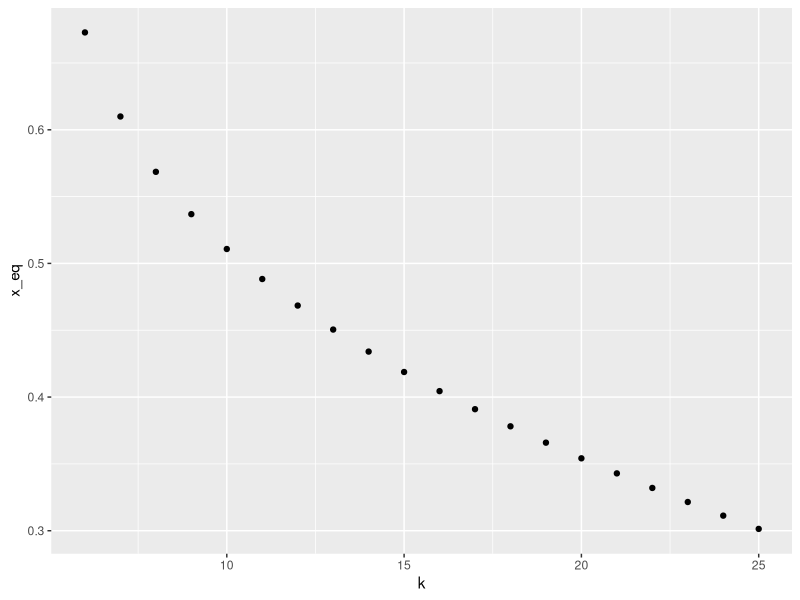

Write R code to recreate this figure. (Note: this script raises an error after producing the figure.)
#paper plots
library(ggplot2)

##################################################################################################
#####计算原始状态x均衡值
sstate<- function(x,N,k,c){
   (1-(1-x)^N)/(N*x*(1-x)^(N-1))-log2(k)/(c*(k-N))
}

pstate <- function(x,N,k,c){
    (1-(1-x)^N)/(N*x*(1-x)^(N-1))-log2(k)/(2*c*(k-N))-log2(k)/(2*c*(k-N)*(1-x)^(N-1))
}


plot_x_k <- function(N,c,len){
    k_array=(N+1):(N+len)
    results=c()
    results2=c()
    for(i in k_array){
        temRes =uniroot(sstate,c(0.0001,0.9999),N=N,k=i,c=c,tol = 0.0001)
      
        results=c(results,temRes$root)
    }
    resultFrame <- data.frame(k=k_array,x_eq=results)
  
}

plot_x_k2 <- function(N,c,len){
    k_array=(N+1):(N+len)
   
    results2=c()
    for(i in k_array){
       
        temRes2 =uniroot(pstate,c(0.0001,0.9999),N=N,k=i,c=c,tol = 0.0001)
        
        results2=c(results2,temRes2$root)
        
    }
    resultFrame <- data.frame(k=k_array,x_eq=results2)
  
}

resFrame <- plot_x_k(5,0.1,20)
qplot(x=k,y=x_eq,data = resFrame)

resFrame2 <- plot_x_k2(5,4,20)
qplot(x=k,y=x_eq,data = resFrame2)
######################################################################################
#####dynamic evolution simulation
set.seed(2333)
iniProb <- 0.3
poplation <- sample(c(rep(1,iniProb*100),rep(0,(1-iniProb)*100)))

N=6
agent <- sample(1:100,6)

#############################################################
#######test
f1 <- function(x,a,b) a*x+b
 
a <- 5
b <- -10
uniroot(f1,c(0,10),a=a,b=b,tol=0.0001)

testfunc <- function(x,N){
    (1-(1-x)^N)/(N*x*(1-x)^(N-1))
}

x_test <- seq(0.00001,0.99999,0.01)
y_test <- c()

for(i in x_test){
    y_test=c(y_test,testfunc(i,6))
}
y_test_kog <- log2(y_test)
qplot(x=x_test[1:80],y=y_test_kog[1:80])
